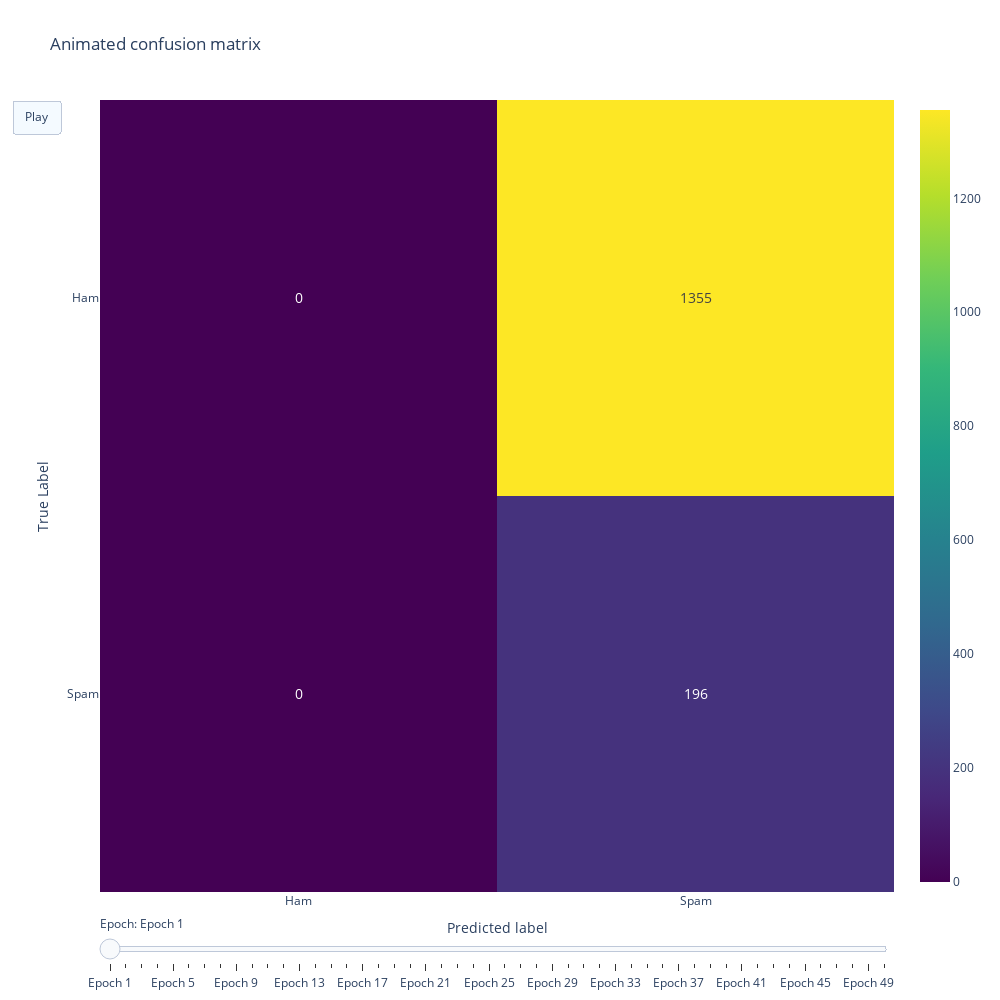

Source (notebook cell):
### Markdown cell above
### Confusion matrix (animated)

### Code cell
def plot_confusion_matrices(confusion_matrices):
    epochs = range(1, k_epochs + 1)
    frames = []

    # Create a frame per epoch
    for epoch, cm in zip(epochs, confusion_matrices):
        annotations = [[f'{value}' for value in row] for row in cm]
        frame = go.Frame(data=[go.Heatmap(
            z=cm, 
            text=annotations,
            colorscale='Viridis',                       # mimic default color of sklearn.metrics.confusion_matrix()
            hoverinfo='skip',                           # ! Hide hover info (x, y, z)
            showscale=True,                             # colorbar visible
            texttemplate="%{text}",                     # string to be displayed in the cells
            textfont={"size": 14},  
        )], name=f"Epoch {epoch}")
        frames.append(frame)

    # Initialization with the first confusion matrix
    fig = go.Figure(
        data=[go.Heatmap(
            z=confusion_matrices[0], 
            text=[[f'{value}' for value in row] for row in confusion_matrices[0]], 
            colorscale='Viridis',
            hoverinfo='skip',  
            showscale=True,  
            texttemplate="%{text}",  
            textfont={"size": 14},  
        )],
        layout=go.Layout(
            autosize=False,
            width=1000,
            height=1000,
            title="Animated confusion matrix",
            xaxis_title="Predicted label",
            yaxis_title="True Label",
            # Make sure 0 is on top and 1 is bottom on y axis 
            # Make sure we read "Ham" and "Spam"
            xaxis=dict(
                tickvals=[0, 1], 
                ticktext=["Ham", "Spam"]
            ),
            yaxis=dict(
                tickvals=[0, 1],  
                ticktext=["Spam", "Ham"],  
                categoryorder="array",  
                categoryarray=[1, 0]  
            ),
            updatemenus=[{
                'type': 'buttons',
                'buttons': [{
                    'label': 'Play',
                    'method': 'animate',
                    'args': [None, {
                        'frame': {'duration': 500, 'redraw': True},
                        'fromcurrent': True,
                        'mode': 'immediate',
                    }]
                }]
            }]
        ),
        frames=frames  # assign frames to the Figure
    )

    # Add a slider
    fig.update_layout(
        sliders=[{
            'steps': [{
                'args': [[f"Epoch {epoch}"], {'frame': {'duration': 500, 'redraw': True}}],
                'label': f'Epoch {epoch}',
                'method': 'animate'
            } for epoch in epochs],
            'currentvalue': {'prefix': 'Epoch: '}
        }]
    )
    fig.show()

plot_confusion_matrices(confusion_matrices)

### Figure 1 — Plotly figure (JSON) as saved in the notebook; plotly's stock layout.template omitted (floating-point values rounded to 4 significant figures)
{"data": [{"colorscale": [[0, "#440154"], [0.1111, "#482878"], [0.2222, "#3e4989"], [0.3333, "#31688e"], [0.4444, "#26828e"], [0.5556, "#1f9e89"], [0.6667, "#35b779"], [0.7778, "#6ece58"], [0.8889, "#b5de2b"], [1, "#fde725"]], "hoverinfo": "skip", "showscale": true, "text": [["0", "196"], ["0", "1355"]], "textfont": {"size": 14}, "texttemplate": "%{text}", "type": "heatmap", "z": [[0, 196], [0, 1355]]}], "layout": {"autosize": false, "height": 1000, "sliders": [{"currentvalue": {"prefix": "Epoch: "}, "steps": [{"args": [["Epoch 1"], {"frame": {"duration": 500, "redraw": true}}], "label": "Epoch 1", "method": "animate"}, {"args": [["Epoch 2"], {"frame": {"duration": 500, "redraw": true}}], "label": "Epoch 2", "method": "animate"}, {"args": [["Epoch 3"], {"frame": {"duration": 500, "redraw": true}}], "label": "Epoch 3", "method": "animate"}, {"args": [["Epoch 4"], {"frame": {"duration": 500, "redraw": true}}], "label": "Epoch 4", "method": "animate"}, {"args": [["Epoch 5"], {"frame": {"duration": 500, "redraw": true}}], "label": "Epoch 5", "method": "animate"}, {"args": [["Epoch 6"], {"frame": {"duration": 500, "redraw": true}}], "label": "Epoch 6", "method": "animate"}, {"args": [["Epoch 7"], {"frame": {"duration": 500, "redraw": true}}], "label": "Epoch 7", "method": "animate"}, {"args": [["Epoch 8"], {"frame": {"duration": 500, "redraw": true}}], "label": "Epoch 8", "method": "animate"}, {"args": [["Epoch 9"], {"frame": {"duration": 500, "redraw": true}}], "label": "Epoch 9", "method": "animate"}, {"args": [["Epoch 10"], {"frame": {"duration": 500, "redraw": true}}], "label": "Epoch 10", "method": "animate"}, {"args": [["Epoch 11"], {"frame": {"duration": 500, "redraw": true}}], "label": "Epoch 11", "method": "animate"}, {"args": [["Epoch 12"], {"frame": {"duration": 500, "redraw": true}}], "label": "Epoch 12", "method": "animate"}, {"args": [["Epoch 13"], {"frame": {"duration": 500, "redraw": true}}], "label": "Epoch 13", "method": "animate"}, {"args": [["Epoch 14"], {"frame": {"duration": 500, "redraw": true}}], "label": "Epoch 14", "method": "animate"}, {"args": [["Epoch 15"], {"frame": {"duration": 500, "redraw": true}}], "label": "Epoch 15", "method": "animate"}, {"args": [["Epoch 16"], {"frame": {"duration": 500, "redraw": true}}], "label": "Epoch 16", "method": "animate"}, {"args": [["Epoch 17"], {"frame": {"duration": 500, "redraw": true}}], "label": "Epoch 17", "method": "animate"}, {"args": [["Epoch 18"], {"frame": {"duration": 500, "redraw": true}}], "label": "Epoch 18", "method": "animate"}, {"args": [["Epoch 19"], {"frame": {"duration": 500, "redraw": true}}], "label": "Epoch 19", "method": "animate"}, {"args": [["Epoch 20"], {"frame": {"duration": 500, "redraw": true}}], "label": "Epoch 20", "method": "animate"}, {"args": [["Epoch 21"], {"frame": {"duration": 500, "redraw": true}}], "label": "Epoch 21", "method": "animate"}, {"args": [["Epoch 22"], {"frame": {"duration": 500, "redraw": true}}], "label": "Epoch 22", "method": "animate"}, {"args": [["Epoch 23"], {"frame": {"duration": 500, "redraw": true}}], "label": "Epoch 23", "method": "animate"}, {"args": [["Epoch 24"], {"frame": {"duration": 500, "redraw": true}}], "label": "Epoch 24", "method": "animate"}, {"args": [["Epoch 25"], {"frame": {"duration": 500, "redraw": true}}], "label": "Epoch 25", "method": "animate"}, {"args": [["Epoch 26"], {"frame": {"duration": 500, "redraw": true}}], "label": "Epoch 26", "method": "animate"}, {"args": [["Epoch 27"], {"frame": {"duration": 500, "redraw": true}}], "label": "Epoch 27", "method": "animate"}, {"args": [["Epoch 28"], {"frame": {"duration": 500, "redraw": true}}], "label": "Epoch 28", "method": "animate"}, {"args": [["Epoch 29"], {"frame": {"duration": 500, "redraw": true}}], "label": "Epoch 29", "method": "animate"}, {"args": [["Epoch 30"], {"frame": {"duration": 500, "redraw": true}}], "label": "Epoch 30", "method": "animate"}, {"args": [["Epoch 31"], {"frame": {"duration": 500, "redraw": true}}], "label": "Epoch 31", "method": "animate"}, {"args": [["Epoch 32"], {"frame": {"duration": 500, "redraw": true}}], "label": "Epoch 32", "method": "animate"}, {"args": [["Epoch 33"], {"frame": {"duration": 500, "redraw": true}}], "label": "Epoch 33", "method": "animate"}, {"args": [["Epoch 34"], {"frame": {"duration": 500, "redraw": true}}], "label": "Epoch 34", "method": "animate"}, {"args": [["Epoch 35"], {"frame": {"duration": 500, "redraw": true}}], "label": "Epoch 35", "method": "animate"}, {"args": [["Epoch 36"], {"frame": {"duration": 500, "redraw": true}}], "label": "Epoch 36", "method": "animate"}, {"args": [["Epoch 37"], {"frame": {"duration": 500, "redraw": true}}], "label": "Epoch 37", "method": "animate"}, {"args": [["Epoch 38"], {"frame": {"duration": 500, "redraw": true}}], "label": "Epoch 38", "method": "animate"}, {"args": [["Epoch 39"], {"frame": {"duration": 500, "redraw": true}}], "label": "Epoch 39", "method": "animate"}, {"args": [["Epoch 40"], {"frame": {"duration": 500, "redraw": true}}], "label": "Epoch 40", "method": "animate"}, {"args": [["Epoch 41"], {"frame": {"duration": 500, "redraw": true}}], "label": "Epoch 41", "method": "animate"}, {"args": [["Epoch 42"], {"frame": {"duration": 500, "redraw": true}}], "label": "Epoch 42", "method": "animate"}, {"args": [["Epoch 43"], {"frame": {"duration": 500, "redraw": true}}], "label": "Epoch 43", "method": "animate"}, {"args": [["Epoch 44"], {"frame": {"duration": 500, "redraw": true}}], "label": "Epoch 44", "method": "animate"}, {"args": [["Epoch 45"], {"frame": {"duration": 500, "redraw": true}}], "label": "Epoch 45", "method": "animate"}, {"args": [["Epoch 46"], {"frame": {"duration": 500, "redraw": true}}], "label": "Epoch 46", "method": "animate"}, {"args": [["Epoch 47"], {"frame": {"duration": 500, "redraw": true}}], "label": "Epoch 47", "method": "animate"}, {"args": [["Epoch 48"], {"frame": {"duration": 500, "redraw": true}}], "label": "Epoch 48", "method": "animate"}, {"args": [["Epoch 49"], {"frame": {"duration": 500, "redraw": true}}], "label": "Epoch 49", "method": "animate"}, {"args": [["Epoch 50"], {"frame": {"duration": 500, "redraw": true}}], "label": "Epoch 50", "method": "animate"}]}], "title": {"text": "Animated confusion matrix"}, "updatemenus": [{"buttons": [{"args": [null, {"frame": {"duration": 500, "redraw": true}, "fromcurrent": true, "mode": "immediate"}], "label": "Play", "method": "animate"}], "type": "buttons"}], "width": 1000, "xaxis": {"ticktext": ["Ham", "Spam"], "tickvals": [0, 1], "title": {"text": "Predicted label"}}, "yaxis": {"categoryarray": [1, 0], "categoryorder": "array", "ticktext": ["Spam", "Ham"], "tickvals": [0, 1], "title": {"text": "True Label"}}}}
